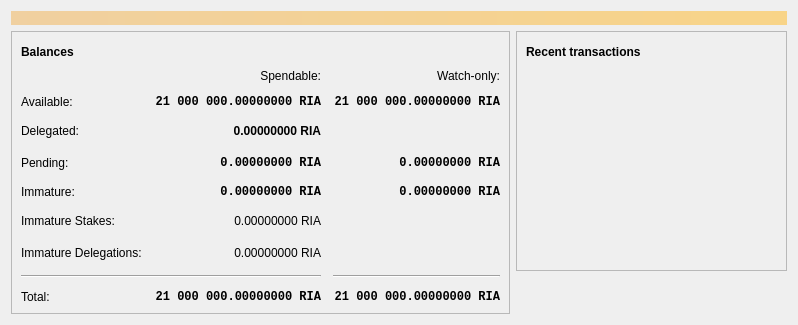
<?xml version="1.0" encoding="UTF-8"?>
<ui version="4.0">
 <class>OverviewPage</class>
 <widget class="QWidget" name="OverviewPage">
  <property name="geometry">
   <rect>
    <x>0</x>
    <y>0</y>
    <width>798</width>
    <height>318</height>
   </rect>
  </property>
  <property name="windowTitle">
   <string>Form</string>
  </property>
  <layout class="QVBoxLayout" name="topLayout">
   <item>
    <widget class="QLabel" name="labelAlerts">
     <property name="visible">
      <bool>false</bool>
     </property>
     <property name="styleSheet">
      <string notr="true">QLabel { background-color: qlineargradient(x1: 0, y1: 0, x2: 1, y2: 0, stop:0 #F0D0A0, stop:1 #F8D488); color:#000000; }</string>
     </property>
     <property name="wordWrap">
      <bool>true</bool>
     </property>
     <property name="margin">
      <number>3</number>
     </property>
     <property name="textInteractionFlags">
      <set>Qt::TextSelectableByMouse</set>
     </property>
    </widget>
   </item>
   <item>
    <layout class="QHBoxLayout" name="horizontalLayout" stretch="1,1">
     <item>
      <layout class="QVBoxLayout" name="verticalLayout_2">
       <item>
        <widget class="QFrame" name="frame">
         <property name="frameShape">
          <enum>QFrame::StyledPanel</enum>
         </property>
         <property name="frameShadow">
          <enum>QFrame::Raised</enum>
         </property>
         <layout class="QVBoxLayout" name="verticalLayout_4">
          <item>
           <layout class="QHBoxLayout" name="horizontalLayout_4">
            <item>
             <widget class="QLabel" name="label_5">
              <property name="font">
               <font>
                <weight>75</weight>
                <bold>true</bold>
               </font>
              </property>
              <property name="text">
               <string>Balances</string>
              </property>
             </widget>
            </item>
            <item>
             <widget class="QPushButton" name="labelWalletStatus">
              <property name="enabled">
               <bool>true</bool>
              </property>
              <property name="maximumSize">
               <size>
                <width>30</width>
                <height>16777215</height>
               </size>
              </property>
              <property name="toolTip">
               <string>The displayed information may be out of date. Your wallet automatically synchronizes with the aRIA network after a connection is established, but this process has not completed yet.</string>
              </property>
              <property name="text">
               <string/>
              </property>
              <property name="icon">
               <iconset resource="../aRIA.qrc">
                <normaloff>:/icons/warning</normaloff>
                <disabledoff>:/icons/warning</disabledoff>:/icons/warning</iconset>
              </property>
              <property name="iconSize">
               <size>
                <width>24</width>
                <height>24</height>
               </size>
              </property>
              <property name="flat">
               <bool>true</bool>
              </property>
             </widget>
            </item>
            <item>
             <spacer name="horizontalSpacer_3">
              <property name="orientation">
               <enum>Qt::Horizontal</enum>
              </property>
              <property name="sizeHint" stdset="0">
               <size>
                <width>40</width>
                <height>20</height>
               </size>
              </property>
             </spacer>
            </item>
           </layout>
          </item>
          <item>
           <layout class="QGridLayout" name="gridLayout">
            <property name="spacing">
             <number>12</number>
            </property>
            <item row="3" column="2">
             <widget class="QLabel" name="labelWatchPending">
              <property name="font">
               <font>
                <family>Monospace</family>
                <weight>75</weight>
                <bold>true</bold>
               </font>
              </property>
              <property name="cursor">
               <cursorShape>IBeamCursor</cursorShape>
              </property>
              <property name="toolTip">
               <string>Unconfirmed transactions to watch-only addresses</string>
              </property>
              <property name="text">
               <string notr="true">0.00000000 RIA</string>
              </property>
              <property name="alignment">
               <set>Qt::AlignRight|Qt::AlignTrailing|Qt::AlignVCenter</set>
              </property>
              <property name="textInteractionFlags">
               <set>Qt::LinksAccessibleByMouse|Qt::TextSelectableByKeyboard|Qt::TextSelectableByMouse</set>
              </property>
             </widget>
            </item>
            <item row="3" column="1">
             <widget class="QLabel" name="labelUnconfirmed">
              <property name="font">
               <font>
                <family>Monospace</family>
                <weight>75</weight>
                <bold>true</bold>
               </font>
              </property>
              <property name="cursor">
               <cursorShape>IBeamCursor</cursorShape>
              </property>
              <property name="toolTip">
               <string>Total of transactions that have yet to be confirmed, and do not yet count toward the spendable balance</string>
              </property>
              <property name="text">
               <string notr="true">0.00000000 RIA</string>
              </property>
              <property name="alignment">
               <set>Qt::AlignRight|Qt::AlignTrailing|Qt::AlignVCenter</set>
              </property>
              <property name="textInteractionFlags">
               <set>Qt::LinksAccessibleByMouse|Qt::TextSelectableByKeyboard|Qt::TextSelectableByMouse</set>
              </property>
             </widget>
            </item>
            <item row="4" column="2">
             <widget class="QLabel" name="labelWatchImmature">
              <property name="font">
               <font>
                <family>Monospace</family>
                <weight>75</weight>
                <bold>true</bold>
               </font>
              </property>
              <property name="cursor">
               <cursorShape>IBeamCursor</cursorShape>
              </property>
              <property name="toolTip">
               <string>Mined balance in watch-only addresses that has not yet matured</string>
              </property>
              <property name="text">
               <string notr="true">0.00000000 RIA</string>
              </property>
              <property name="alignment">
               <set>Qt::AlignRight|Qt::AlignTrailing|Qt::AlignVCenter</set>
              </property>
              <property name="textInteractionFlags">
               <set>Qt::LinksAccessibleByMouse|Qt::TextSelectableByKeyboard|Qt::TextSelectableByMouse</set>
              </property>
             </widget>
            </item>
            <item row="7" column="0" colspan="2">
             <widget class="Line" name="line">
              <property name="orientation">
               <enum>Qt::Horizontal</enum>
              </property>
             </widget>
            </item>
            <item row="7" column="2">
             <widget class="Line" name="lineWatchBalance">
              <property name="sizePolicy">
               <sizepolicy hsizetype="Preferred" vsizetype="Fixed">
                <horstretch>0</horstretch>
                <verstretch>0</verstretch>
               </sizepolicy>
              </property>
              <property name="minimumSize">
               <size>
                <width>140</width>
                <height>0</height>
               </size>
              </property>
              <property name="orientation">
               <enum>Qt::Horizontal</enum>
              </property>
             </widget>
            </item>
            <item row="8" column="0">
             <widget class="QLabel" name="labelTotalText">
              <property name="text">
               <string>Total:</string>
              </property>
             </widget>
            </item>
            <item row="4" column="1">
             <widget class="QLabel" name="labelImmature">
              <property name="font">
               <font>
                <family>Monospace</family>
                <weight>75</weight>
                <bold>true</bold>
               </font>
              </property>
              <property name="cursor">
               <cursorShape>IBeamCursor</cursorShape>
              </property>
              <property name="toolTip">
               <string>Mined balance that has not yet matured</string>
              </property>
              <property name="text">
               <string notr="true">0.00000000 RIA</string>
              </property>
              <property name="alignment">
               <set>Qt::AlignRight|Qt::AlignTrailing|Qt::AlignVCenter</set>
              </property>
              <property name="textInteractionFlags">
               <set>Qt::LinksAccessibleByMouse|Qt::TextSelectableByKeyboard|Qt::TextSelectableByMouse</set>
              </property>
             </widget>
            </item>
            <item row="3" column="3">
             <spacer name="horizontalSpacer_2">
              <property name="orientation">
               <enum>Qt::Horizontal</enum>
              </property>
              <property name="sizeHint" stdset="0">
               <size>
                <width>40</width>
                <height>20</height>
               </size>
              </property>
             </spacer>
            </item>
            <item row="4" column="0">
             <widget class="QLabel" name="labelImmatureText">
              <property name="text">
               <string>Immature:</string>
              </property>
             </widget>
            </item>
            <item row="5" column="1">
             <widget class="QLabel" name="labelStake">
              <property name="font">
               <font>
                <weight>30</weight>
               </font>
              </property>
              <property name="cursor">
               <cursorShape>IBeamCursor</cursorShape>
              </property>
              <property name="toolTip">
               <string>Stake</string>
              </property>
              <property name="text">
               <string notr="true">0.00000000 RIA</string>
              </property>
              <property name="alignment">
               <set>Qt::AlignRight|Qt::AlignTrailing|Qt::AlignVCenter</set>
              </property>
              <property name="textInteractionFlags">
               <set>Qt::LinksAccessibleByMouse|Qt::TextSelectableByKeyboard|Qt::TextSelectableByMouse</set>
              </property>
             </widget>
            </item>
            <item row="5" column="3">
             <spacer name="horizontalSpacer_4">
              <property name="orientation">
               <enum>Qt::Horizontal</enum>
              </property>
              <property name="sizeHint" stdset="0">
               <size>
                <width>40</width>
                <height>20</height>
               </size>
              </property>
             </spacer>
            </item>
            <item row="5" column="0">
             <widget class="QLabel" name="labelStakeText">
              <property name="text">
                <string>Immature Stakes:</string>
              </property>
             </widget>
            </item>
            <item row="6" column="1">
             <widget class="QLabel" name="labelImmatureDelegated">
              <property name="font">
               <font>
                <weight>30</weight>
               </font>
              </property>
              <property name="cursor">
               <cursorShape>IBeamCursor</cursorShape>
              </property>
              <property name="toolTip">
               <string>Immature Delegations</string>
              </property>
              <property name="text">
               <string notr="true">0.00000000 RIA</string>
              </property>
              <property name="alignment">
               <set>Qt::AlignRight|Qt::AlignTrailing|Qt::AlignVCenter</set>
              </property>
              <property name="textInteractionFlags">
               <set>Qt::LinksAccessibleByMouse|Qt::TextSelectableByKeyboard|Qt::TextSelectableByMouse</set>
              </property>
             </widget>
            </item>
            <item row="6" column="3">
             <spacer name="horizontalSpacer_6">
              <property name="orientation">
               <enum>Qt::Horizontal</enum>
              </property>
              <property name="sizeHint" stdset="0">
               <size>
                <width>40</width>
                <height>20</height>
               </size>
              </property>
             </spacer>
            </item>
            <item row="6" column="0">
             <widget class="QLabel" name="labelImmatureDelegatedText">
              <property name="text">
                <string>Immature Delegations:</string>
              </property>
             </widget>
            </item>
            <item row="2" column="1">
             <widget class="QLabel" name="labelDelegated">
              <property name="font">
               <font>
                <weight>75</weight>
                <bold>true</bold>
               </font>
              </property>
              <property name="cursor">
               <cursorShape>IBeamCursor</cursorShape>
              </property>
              <property name="toolTip">
               <string>Delegated</string>
              </property>
              <property name="text">
               <string notr="true">0.00000000 RIA</string>
              </property>
              <property name="alignment">
               <set>Qt::AlignRight|Qt::AlignTrailing|Qt::AlignVCenter</set>
              </property>
              <property name="textInteractionFlags">
               <set>Qt::LinksAccessibleByMouse|Qt::TextSelectableByKeyboard|Qt::TextSelectableByMouse</set>
              </property>
             </widget>
            </item>
            <item row="2" column="3">
             <spacer name="horizontalSpacer_5">
              <property name="orientation">
               <enum>Qt::Horizontal</enum>
              </property>
              <property name="sizeHint" stdset="0">
               <size>
                <width>40</width>
                <height>20</height>
               </size>
              </property>
             </spacer>
            </item>
            <item row="2" column="0">
             <widget class="QLabel" name="labelDelegatedText">
              <property name="text">
                <string>Delegated:</string>
              </property>
             </widget>
            </item>
            <item row="8" column="1">
             <widget class="QLabel" name="labelTotal">
              <property name="font">
               <font>
                <family>Monospace</family>
                <weight>75</weight>
                <bold>true</bold>
               </font>
              </property>
              <property name="cursor">
               <cursorShape>IBeamCursor</cursorShape>
              </property>
              <property name="toolTip">
               <string>Your current total balance</string>
              </property>
              <property name="text">
               <string notr="true">21 000 000.00000000 RIA</string>
              </property>
              <property name="alignment">
               <set>Qt::AlignRight|Qt::AlignTrailing|Qt::AlignVCenter</set>
              </property>
              <property name="textInteractionFlags">
               <set>Qt::LinksAccessibleByMouse|Qt::TextSelectableByKeyboard|Qt::TextSelectableByMouse</set>
              </property>
             </widget>
            </item>
            <item row="8" column="2">
             <widget class="QLabel" name="labelWatchTotal">
              <property name="font">
               <font>
                <family>Monospace</family>
                <weight>75</weight>
                <bold>true</bold>
               </font>
              </property>
              <property name="cursor">
               <cursorShape>IBeamCursor</cursorShape>
              </property>
              <property name="toolTip">
               <string>Current total balance in watch-only addresses</string>
              </property>
              <property name="text">
               <string notr="true">21 000 000.00000000 RIA</string>
              </property>
              <property name="alignment">
               <set>Qt::AlignRight|Qt::AlignTrailing|Qt::AlignVCenter</set>
              </property>
              <property name="textInteractionFlags">
               <set>Qt::LinksAccessibleByMouse|Qt::TextSelectableByKeyboard|Qt::TextSelectableByMouse</set>
              </property>
             </widget>
            </item>
            <item row="0" column="2">
             <widget class="QLabel" name="labelWatchonly">
              <property name="text">
               <string>Watch-only:</string>
              </property>
              <property name="alignment">
               <set>Qt::AlignRight|Qt::AlignTrailing|Qt::AlignVCenter</set>
              </property>
             </widget>
            </item>
            <item row="1" column="0">
             <widget class="QLabel" name="labelBalanceText">
              <property name="text">
               <string>Available:</string>
              </property>
             </widget>
            </item>
            <item row="1" column="1">
             <widget class="QLabel" name="labelBalance">
              <property name="font">
               <font>
                <family>Monospace</family>
                <weight>75</weight>
                <bold>true</bold>
               </font>
              </property>
              <property name="cursor">
               <cursorShape>IBeamCursor</cursorShape>
              </property>
              <property name="toolTip">
               <string>Your current spendable balance</string>
              </property>
              <property name="text">
               <string notr="true">21 000 000.00000000 RIA</string>
              </property>
              <property name="alignment">
               <set>Qt::AlignRight|Qt::AlignTrailing|Qt::AlignVCenter</set>
              </property>
              <property name="textInteractionFlags">
               <set>Qt::LinksAccessibleByMouse|Qt::TextSelectableByKeyboard|Qt::TextSelectableByMouse</set>
              </property>
             </widget>
            </item>
            <item row="1" column="2">
             <widget class="QLabel" name="labelWatchAvailable">
              <property name="font">
               <font>
                <family>Monospace</family>
                <weight>75</weight>
                <bold>true</bold>
               </font>
              </property>
              <property name="cursor">
               <cursorShape>IBeamCursor</cursorShape>
              </property>
              <property name="toolTip">
               <string>Your current balance in watch-only addresses</string>
              </property>
              <property name="text">
               <string notr="true">21 000 000.00000000 RIA</string>
              </property>
              <property name="alignment">
               <set>Qt::AlignRight|Qt::AlignTrailing|Qt::AlignVCenter</set>
              </property>
              <property name="textInteractionFlags">
               <set>Qt::LinksAccessibleByMouse|Qt::TextSelectableByKeyboard|Qt::TextSelectableByMouse</set>
              </property>
             </widget>
            </item>
            <item row="3" column="0">
             <widget class="QLabel" name="labelPendingText">
              <property name="text">
               <string>Pending:</string>
              </property>
             </widget>
            </item>
            <item row="0" column="1">
             <widget class="QLabel" name="labelSpendable">
              <property name="text">
               <string>Spendable:</string>
              </property>
              <property name="alignment">
               <set>Qt::AlignRight|Qt::AlignTrailing|Qt::AlignVCenter</set>
              </property>
             </widget>
            </item>
           </layout>
          </item>
         </layout>
        </widget>
       </item>
       <item>
        <spacer name="verticalSpacer">
         <property name="orientation">
          <enum>Qt::Vertical</enum>
         </property>
         <property name="sizeHint" stdset="0">
          <size>
           <width>20</width>
           <height>40</height>
          </size>
         </property>
        </spacer>
       </item>
      </layout>
     </item>
     <item>
      <layout class="QVBoxLayout" name="verticalLayout_3">
       <item>
        <widget class="QFrame" name="frame_2">
         <property name="frameShape">
          <enum>QFrame::StyledPanel</enum>
         </property>
         <property name="frameShadow">
          <enum>QFrame::Raised</enum>
         </property>
         <layout class="QVBoxLayout" name="verticalLayout">
          <item>
           <layout class="QHBoxLayout" name="horizontalLayout_2">
            <item>
             <widget class="QLabel" name="label_4">
              <property name="font">
               <font>
                <weight>75</weight>
                <bold>true</bold>
               </font>
              </property>
              <property name="text">
               <string>Recent transactions</string>
              </property>
             </widget>
            </item>
            <item>
             <widget class="QPushButton" name="labelTransactionsStatus">
              <property name="enabled">
               <bool>true</bool>
              </property>
              <property name="maximumSize">
               <size>
                <width>30</width>
                <height>16777215</height>
               </size>
              </property>
              <property name="toolTip">
               <string>The displayed information may be out of date. Your wallet automatically synchronizes with the aRIA network after a connection is established, but this process has not completed yet.</string>
              </property>
              <property name="text">
               <string/>
              </property>
              <property name="icon">
               <iconset resource="../aRIA.qrc">
                <normaloff>:/icons/warning</normaloff>
                <disabledoff>:/icons/warning</disabledoff>:/icons/warning</iconset>
              </property>
              <property name="iconSize">
               <size>
                <width>24</width>
                <height>24</height>
               </size>
              </property>
              <property name="flat">
               <bool>true</bool>
              </property>
             </widget>
            </item>
            <item>
             <spacer name="horizontalSpacer">
              <property name="orientation">
               <enum>Qt::Horizontal</enum>
              </property>
              <property name="sizeHint" stdset="0">
               <size>
                <width>40</width>
                <height>20</height>
               </size>
              </property>
             </spacer>
            </item>
           </layout>
          </item>
          <item>
           <widget class="QListView" name="listTransactions">
            <property name="styleSheet">
             <string notr="true">QListView { background: transparent; }</string>
            </property>
            <property name="frameShape">
             <enum>QFrame::NoFrame</enum>
            </property>
            <property name="verticalScrollBarPolicy">
             <enum>Qt::ScrollBarAlwaysOff</enum>
            </property>
            <property name="horizontalScrollBarPolicy">
             <enum>Qt::ScrollBarAlwaysOff</enum>
            </property>
            <property name="selectionMode">
             <enum>QAbstractItemView::NoSelection</enum>
            </property>
           </widget>
          </item>
         </layout>
        </widget>
       </item>
       <item>
        <spacer name="verticalSpacer_2">
         <property name="orientation">
          <enum>Qt::Vertical</enum>
         </property>
         <property name="sizeHint" stdset="0">
          <size>
           <width>20</width>
           <height>40</height>
          </size>
         </property>
        </spacer>
       </item>
      </layout>
     </item>
    </layout>
   </item>
  </layout>
 </widget>
 <resources/>
 <connections/>
</ui>
